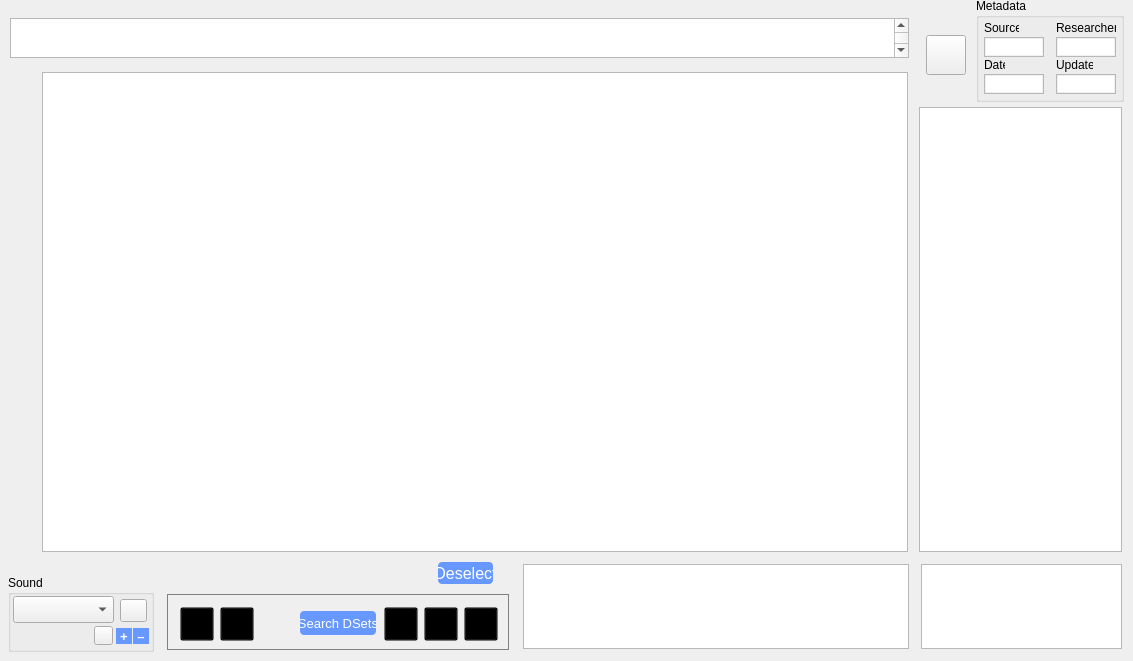
    <widget class="QWidget" name="datasets">
     <attribute name="title">
      <string>Datasets</string>
     </attribute>
     <widget class="QFrame" name="dControlBar">
      <property name="geometry">
       <rect>
        <x>167</x>
        <y>594</y>
        <width>342</width>
        <height>56</height>
       </rect>
      </property>
      <property name="sizePolicy">
       <sizepolicy hsizetype="Fixed" vsizetype="Fixed">
        <horstretch>0</horstretch>
        <verstretch>0</verstretch>
       </sizepolicy>
      </property>
      <property name="styleSheet">
       <string notr="true">QFrame {
	border: 1px solid gray;
}

QToolButton {
    background: transparent;
     min-width: 32px;
	 min-height: 32px;
     max-width: 32px;
	 max-height: 32px;
}
</string>
      </property>
      <property name="frameShape">
       <enum>QFrame::StyledPanel</enum>
      </property>
      <property name="frameShadow">
       <enum>QFrame::Sunken</enum>
      </property>
      <widget class="QToolButton" name="dBeginBtn">
       <property name="geometry">
        <rect>
         <x>13</x>
         <y>13</y>
         <width>34</width>
         <height>34</height>
        </rect>
       </property>
       <property name="font">
        <font>
         <pointsize>28</pointsize>
        </font>
       </property>
       <property name="toolTip">
        <string>go to first dataset</string>
       </property>
       <property name="autoFillBackground">
        <bool>false</bool>
       </property>
       <property name="text">
        <string/>
       </property>
      </widget>
      <widget class="QToolButton" name="dPrevBtn">
       <property name="geometry">
        <rect>
         <x>53</x>
         <y>13</y>
         <width>34</width>
         <height>34</height>
        </rect>
       </property>
       <property name="toolTip">
        <string>go to previous dataset</string>
       </property>
       <property name="text">
        <string/>
       </property>
      </widget>
      <widget class="QToolButton" name="dRtnBtn">
       <property name="geometry">
        <rect>
         <x>93</x>
         <y>13</y>
         <width>34</width>
         <height>34</height>
        </rect>
       </property>
       <property name="toolTip">
        <string>go back</string>
       </property>
       <property name="styleSheet">
        <string notr="true"/>
       </property>
       <property name="text">
        <string/>
       </property>
       <property name="autoRaise">
        <bool>true</bool>
       </property>
      </widget>
      <widget class="QPushButton" name="dAdvancedSearch">
       <property name="geometry">
        <rect>
         <x>133</x>
         <y>17</y>
         <width>76</width>
         <height>24</height>
        </rect>
       </property>
       <property name="font">
        <font>
         <pointsize>10</pointsize>
         <weight>50</weight>
         <italic>false</italic>
         <bold>false</bold>
        </font>
       </property>
       <property name="toolTip">
        <string>advanced search</string>
       </property>
       <property name="styleSheet">
        <string notr="true">QPushButton {
	background: #6698FF;
	color: white;    
	border: 0px solid black;
	border-radius: 4px;
    	padding: 0 0 0 0;
    	margin: 0 0 0 0;
}

QPushButton:pressed {
	background: #1E90FF;
	border: 2px outset #1E90FF;
}</string>
       </property>
       <property name="text">
        <string>Search DSets</string>
       </property>
      </widget>
      <widget class="QToolButton" name="dNextBtn">
       <property name="geometry">
        <rect>
         <x>257</x>
         <y>13</y>
         <width>34</width>
         <height>34</height>
        </rect>
       </property>
       <property name="toolTip">
        <string>go to next dataset</string>
       </property>
       <property name="text">
        <string/>
       </property>
       <property name="popupMode">
        <enum>QToolButton::DelayedPopup</enum>
       </property>
       <property name="arrowType">
        <enum>Qt::NoArrow</enum>
       </property>
      </widget>
      <widget class="QToolButton" name="dEndBtn">
       <property name="geometry">
        <rect>
         <x>297</x>
         <y>13</y>
         <width>34</width>
         <height>34</height>
        </rect>
       </property>
       <property name="toolTip">
        <string>go to last dataset</string>
       </property>
       <property name="text">
        <string/>
       </property>
      </widget>
      <widget class="QToolButton" name="dFwdBtn">
       <property name="geometry">
        <rect>
         <x>217</x>
         <y>13</y>
         <width>34</width>
         <height>34</height>
        </rect>
       </property>
       <property name="minimumSize">
        <size>
         <width>34</width>
         <height>34</height>
        </size>
       </property>
       <property name="maximumSize">
        <size>
         <width>34</width>
         <height>34</height>
        </size>
       </property>
       <property name="toolTip">
        <string>go forward</string>
       </property>
       <property name="text">
        <string/>
       </property>
      </widget>
     </widget>
     <widget class="QGroupBox" name="dMetadataBox">
      <property name="geometry">
       <rect>
        <x>976</x>
        <y>-2</y>
        <width>148</width>
        <height>104</height>
       </rect>
      </property>
      <property name="sizePolicy">
       <sizepolicy hsizetype="Fixed" vsizetype="Fixed">
        <horstretch>0</horstretch>
        <verstretch>0</verstretch>
       </sizepolicy>
      </property>
      <property name="styleSheet">
       <string notr="true">QPlainTextEdit {
    font-size: 9;
    border-radius: 0pts;
    max-height: 16px;
    min-width: 45px;
    min-height: 16px;
    padding: 1px;
}</string>
      </property>
      <property name="title">
       <string>Metadata</string>
      </property>
      <widget class="QLabel" name="dLabelSource">
       <property name="geometry">
        <rect>
         <x>8</x>
         <y>22</y>
         <width>35</width>
         <height>16</height>
        </rect>
       </property>
       <property name="font">
        <font>
         <pointsize>9</pointsize>
        </font>
       </property>
       <property name="text">
        <string>Source</string>
       </property>
      </widget>
      <widget class="QLabel" name="dLabelDate">
       <property name="geometry">
        <rect>
         <x>8</x>
         <y>59</y>
         <width>21</width>
         <height>16</height>
        </rect>
       </property>
       <property name="font">
        <font>
         <pointsize>9</pointsize>
        </font>
       </property>
       <property name="text">
        <string>Date</string>
       </property>
      </widget>
      <widget class="QLabel" name="dLabelResearcher">
       <property name="geometry">
        <rect>
         <x>80</x>
         <y>22</y>
         <width>60</width>
         <height>16</height>
        </rect>
       </property>
       <property name="font">
        <font>
         <pointsize>9</pointsize>
        </font>
       </property>
       <property name="text">
        <string>Researcher</string>
       </property>
      </widget>
      <widget class="QLabel" name="dLabelUpdated">
       <property name="geometry">
        <rect>
         <x>80</x>
         <y>59</y>
         <width>37</width>
         <height>16</height>
        </rect>
       </property>
       <property name="font">
        <font>
         <pointsize>9</pointsize>
        </font>
       </property>
       <property name="text">
        <string>Updated</string>
       </property>
      </widget>
      <widget class="QPlainTextEdit" name="dSource">
       <property name="geometry">
        <rect>
         <x>8</x>
         <y>39</y>
         <width>60</width>
         <height>18</height>
        </rect>
       </property>
       <property name="font">
        <font>
         <pointsize>9</pointsize>
         <weight>50</weight>
         <italic>false</italic>
         <bold>false</bold>
        </font>
       </property>
       <property name="toolTip">
        <string>original speaker source</string>
       </property>
       <property name="verticalScrollBarPolicy">
        <enum>Qt::ScrollBarAlwaysOff</enum>
       </property>
       <property name="horizontalScrollBarPolicy">
        <enum>Qt::ScrollBarAlwaysOff</enum>
       </property>
      </widget>
      <widget class="QPlainTextEdit" name="dResearcher">
       <property name="geometry">
        <rect>
         <x>80</x>
         <y>39</y>
         <width>60</width>
         <height>18</height>
        </rect>
       </property>
       <property name="font">
        <font>
         <pointsize>9</pointsize>
         <weight>50</weight>
         <italic>false</italic>
         <bold>false</bold>
        </font>
       </property>
       <property name="toolTip">
        <string>person who collected form</string>
       </property>
       <property name="verticalScrollBarPolicy">
        <enum>Qt::ScrollBarAlwaysOff</enum>
       </property>
       <property name="horizontalScrollBarPolicy">
        <enum>Qt::ScrollBarAlwaysOff</enum>
       </property>
      </widget>
      <widget class="QPlainTextEdit" name="dDate">
       <property name="geometry">
        <rect>
         <x>8</x>
         <y>76</y>
         <width>60</width>
         <height>18</height>
        </rect>
       </property>
       <property name="font">
        <font>
         <pointsize>8</pointsize>
         <weight>50</weight>
         <italic>false</italic>
         <bold>false</bold>
        </font>
       </property>
       <property name="toolTip">
        <string>date collected. yyyy–MM–dd 
format recommended</string>
       </property>
       <property name="verticalScrollBarPolicy">
        <enum>Qt::ScrollBarAlwaysOff</enum>
       </property>
       <property name="horizontalScrollBarPolicy">
        <enum>Qt::ScrollBarAlwaysOff</enum>
       </property>
      </widget>
      <widget class="QPlainTextEdit" name="dUpdated">
       <property name="geometry">
        <rect>
         <x>80</x>
         <y>76</y>
         <width>60</width>
         <height>18</height>
        </rect>
       </property>
       <property name="font">
        <font>
         <pointsize>8</pointsize>
         <weight>50</weight>
         <italic>false</italic>
         <bold>false</bold>
        </font>
       </property>
       <property name="toolTip">
        <string>date last updated</string>
       </property>
       <property name="verticalScrollBarPolicy">
        <enum>Qt::ScrollBarAlwaysOff</enum>
       </property>
       <property name="horizontalScrollBarPolicy">
        <enum>Qt::ScrollBarAlwaysOff</enum>
       </property>
       <property name="readOnly">
        <bool>true</bool>
       </property>
      </widget>
     </widget>
     <widget class="QListView" name="dDataNav">
      <property name="geometry">
       <rect>
        <x>919</x>
        <y>107</y>
        <width>203</width>
        <height>445</height>
       </rect>
      </property>
      <property name="toolTip">
       <string>list of texts</string>
      </property>
      <property name="horizontalScrollBarPolicy">
       <enum>Qt::ScrollBarAlwaysOff</enum>
      </property>
      <property name="alternatingRowColors">
       <bool>true</bool>
      </property>
     </widget>
     <widget class="QPlainTextEdit" name="dKeywords">
      <property name="geometry">
       <rect>
        <x>921</x>
        <y>564</y>
        <width>201</width>
        <height>85</height>
       </rect>
      </property>
      <property name="toolTip">
       <string>keywords</string>
      </property>
     </widget>
     <widget class="QTextEdit" name="dNotes">
      <property name="geometry">
       <rect>
        <x>523</x>
        <y>564</y>
        <width>386</width>
        <height>85</height>
       </rect>
      </property>
     </widget>
     <widget class="QTextEdit" name="dData">
      <property name="geometry">
       <rect>
        <x>42</x>
        <y>72</y>
        <width>866</width>
        <height>480</height>
       </rect>
      </property>
     </widget>
     <widget class="QGroupBox" name="dSoundBox">
      <property name="geometry">
       <rect>
        <x>8</x>
        <y>575</y>
        <width>146</width>
        <height>77</height>
       </rect>
      </property>
      <property name="styleSheet">
       <string notr="true">QToolButton {
    background: auto;
}</string>
      </property>
      <property name="title">
       <string>Sound</string>
      </property>
      <widget class="QComboBox" name="dRecordings">
       <property name="geometry">
        <rect>
         <x>5</x>
         <y>21</y>
         <width>101</width>
         <height>27</height>
        </rect>
       </property>
       <property name="font">
        <font>
         <pointsize>10</pointsize>
        </font>
       </property>
       <property name="toolTip">
        <string>recordings</string>
       </property>
       <property name="insertPolicy">
        <enum>QComboBox::InsertAtTop</enum>
       </property>
      </widget>
      <widget class="QToolButton" name="dPlaySoundBtn">
       <property name="geometry">
        <rect>
         <x>112</x>
         <y>24</y>
         <width>27</width>
         <height>23</height>
        </rect>
       </property>
       <property name="toolTip">
        <string>play recording</string>
       </property>
       <property name="text">
        <string/>
       </property>
      </widget>
      <widget class="QLabel" name="dSoundFileMeta">
       <property name="geometry">
        <rect>
         <x>8</x>
         <y>52</y>
         <width>71</width>
         <height>21</height>
        </rect>
       </property>
       <property name="font">
        <font>
         <pointsize>9</pointsize>
        </font>
       </property>
       <property name="toolTip">
        <string>speaker info for recording</string>
       </property>
       <property name="styleSheet">
        <string notr="true"/>
       </property>
      </widget>
      <widget class="QToolButton" name="dSoundMetaBtn">
       <property name="geometry">
        <rect>
         <x>86</x>
         <y>51</y>
         <width>19</width>
         <height>19</height>
        </rect>
       </property>
       <property name="toolTip">
        <string>metadata</string>
       </property>
      </widget>
      <widget class="QToolButton" name="dAddEgBtn">
       <property name="geometry">
        <rect>
         <x>108</x>
         <y>53</y>
         <width>16</width>
         <height>16</height>
        </rect>
       </property>
       <property name="font">
        <font>
         <pointsize>10</pointsize>
         <weight>75</weight>
         <bold>true</bold>
        </font>
       </property>
       <property name="toolTip">
        <string>add media file</string>
       </property>
       <property name="autoFillBackground">
        <bool>false</bool>
       </property>
       <property name="styleSheet">
        <string notr="true">QToolButton {
	background: #6698FF;
	color: white;
	border: 1px solid #6698FF;
}

QToolButton:pressed {
	border: 2px outset #1E90FF;
}</string>
       </property>
       <property name="text">
        <string>+</string>
       </property>
       <property name="toolButtonStyle">
        <enum>Qt::ToolButtonTextOnly</enum>
       </property>
       <property name="autoRaise">
        <bool>true</bool>
       </property>
      </widget>
      <widget class="QToolButton" name="dDelEgBtn">
       <property name="geometry">
        <rect>
         <x>125</x>
         <y>53</y>
         <width>16</width>
         <height>16</height>
        </rect>
       </property>
       <property name="font">
        <font>
         <pointsize>10</pointsize>
         <weight>75</weight>
         <bold>true</bold>
        </font>
       </property>
       <property name="toolTip">
        <string>delete media file</string>
       </property>
       <property name="styleSheet">
        <string notr="true">QToolButton {
	background: #6698FF;
	color: white;
	border: 1px solid #6698FF;
}

QToolButton:pressed {
	border: 2px outset #1E90FF;
}</string>
       </property>
       <property name="text">
        <string>–</string>
       </property>
       <property name="toolButtonStyle">
        <enum>Qt::ToolButtonTextOnly</enum>
       </property>
       <property name="autoRaise">
        <bool>true</bool>
       </property>
      </widget>
     </widget>
     <widget class="QToolButton" name="dNewDsetBtn">
      <property name="geometry">
       <rect>
        <x>926</x>
        <y>35</y>
        <width>40</width>
        <height>40</height>
       </rect>
      </property>
      <property name="font">
       <font>
        <family>.SF NS Text</family>
        <pointsize>18</pointsize>
        <weight>50</weight>
        <italic>false</italic>
        <bold>false</bold>
       </font>
      </property>
      <property name="toolTip">
       <string>add new dataset</string>
      </property>
      <property name="text">
       <string/>
      </property>
     </widget>
     <widget class="QPushButton" name="dResetBtn">
      <property name="geometry">
       <rect>
        <x>438</x>
        <y>562</y>
        <width>55</width>
        <height>22</height>
       </rect>
      </property>
      <property name="minimumSize">
       <size>
        <width>55</width>
        <height>22</height>
       </size>
      </property>
      <property name="maximumSize">
       <size>
        <width>55</width>
        <height>22</height>
       </size>
      </property>
      <property name="font">
       <font>
        <pointsize>12</pointsize>
       </font>
      </property>
      <property name="toolTip">
       <string>Remove highlighting from search results.</string>
      </property>
      <property name="styleSheet">
       <string notr="true">QToolButton {
    background: auto;
    min-width: 16px;
	min-height: 16px;
    max-width: 16px;
	max-height: 16px;
}

QPushButton {
     border: 0px solid black;
     border-radius: 4px;
     min-width: 55px;
	 min-height: 22px;
     max-width: 55px;
	 max-height: 22px;
	background: #6698FF;
	color: white;    
    	padding: 0 0 0 0;
    	margin: 0 0 0 0;
}

QPushButton:pressed {
	background: #1E90FF;
	border: 2px outset #1E90FF;
}
</string>
      </property>
      <property name="text">
       <string>Deselect</string>
      </property>
     </widget>
     <widget class="QTextEdit" name="dTitle">
      <property name="geometry">
       <rect>
        <x>10</x>
        <y>18</y>
        <width>899</width>
        <height>40</height>
       </rect>
      </property>
      <property name="font">
       <font>
        <pointsize>24</pointsize>
       </font>
      </property>
      <property name="toolTip">
       <string>name of dataset</string>
      </property>
      <property name="html">
       <string>&lt;!DOCTYPE HTML PUBLIC &quot;-//W3C//DTD HTML 4.0//EN&quot; &quot;http://www.w3.org/TR/REC-html40/strict.dtd&quot;&gt;
&lt;html&gt;&lt;head&gt;&lt;meta name=&quot;qrichtext&quot; content=&quot;1&quot; /&gt;&lt;style type=&quot;text/css&quot;&gt;
p, li { white-space: pre-wrap; }
&lt;/style&gt;&lt;/head&gt;&lt;body style=&quot; font-family:'.SF NS Text'; font-size:24pt; font-weight:400; font-style:normal;&quot;&gt;
&lt;p style=&quot;-qt-paragraph-type:empty; margin-top:0px; margin-bottom:0px; margin-left:0px; margin-right:0px; -qt-block-indent:0; text-indent:0px;&quot;&gt;&lt;br /&gt;&lt;/p&gt;&lt;/body&gt;&lt;/html&gt;</string>
      </property>
     </widget>
    </widget>
